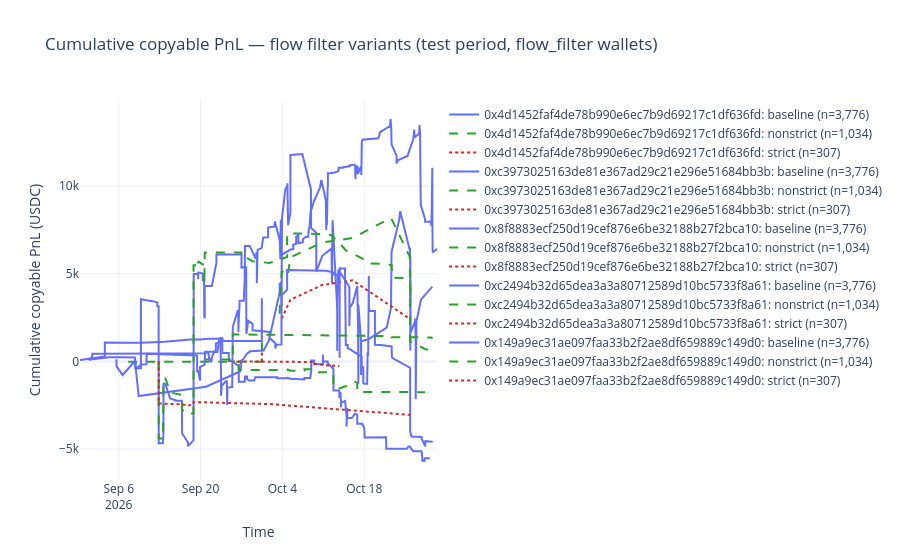

Notebook cell for this chart:
### Code cell
# ── Cumulative copyable PnL by flow filter variant ─────────────────────────
import plotly.graph_objects as go

_ff_base['bucket'] = _ff_base['dt'].dt.floor('5min')
_ff_base = _ff_base.sort_values('bucket')

fig = go.Figure()

_variant_masks = {
    'baseline': np.ones(len(_ff_base), dtype=bool),
    'nonstrict': _ff_base['flow_pass_nonstrict'].values,
    'strict': _ff_base['flow_pass_strict'].values,
}
_colors = {'baseline': '#636efa', 'nonstrict': '#2ca02c', 'strict': '#d62728'}
_dashes = {'baseline': 'solid', 'nonstrict': 'dash', 'strict': 'dot'}

for w in _ff_base.groupby('wallet')['copyable_pnl'].sum().sort_values(key=abs)[-5:].reset_index()['wallet'].to_list():
    for _name, _mask in _variant_masks.items():
        _sub = _ff_base[
            _mask
            & (_ff_base['wallet'] == w)
            ].copy()
        if _sub.empty:
            continue
        _sub['cum_pnl'] = _sub['copyable_pnl'].cumsum()
        fig.add_trace(go.Scatter(
            x=_sub['bucket'],
            y=_sub['cum_pnl'],
            mode='lines',
            name=f"{w}: {_name} (n={_mask.sum():,})",
            line=dict(color=_colors[_name], dash=_dashes[_name], width=2),
        ))

fig.update_layout(
    title='Cumulative copyable PnL — flow filter variants (test period, flow_filter wallets)',
    xaxis_title='Time',
    yaxis_title='Cumulative copyable PnL (USDC)',
    hovermode='x unified',
    template='plotly_white',
)
fig.show()
